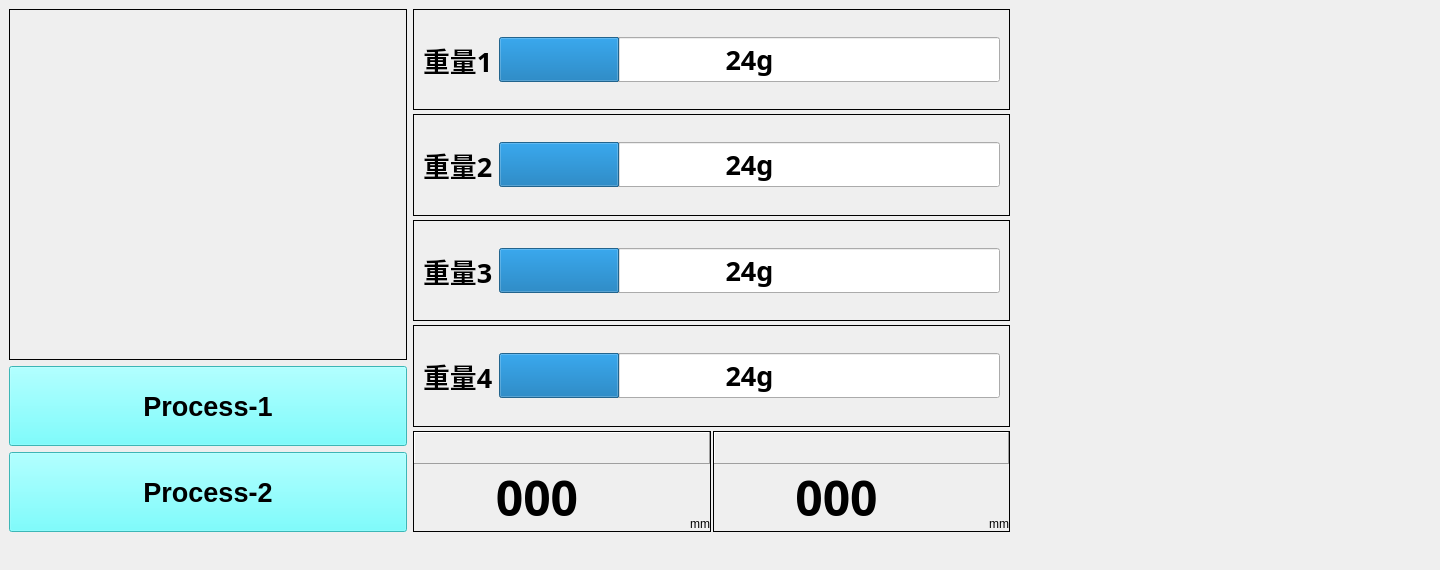
      <widget class="QWidget" name="tab_Run">
       <attribute name="title">
        <string>執行</string>
       </attribute>
       <widget class="QFrame" name="horizontalFrame_2">
        <property name="geometry">
         <rect>
          <x>430</x>
          <y>20</y>
          <width>1001</width>
          <height>541</height>
         </rect>
        </property>
        <layout class="QGridLayout" name="gridLayout_6" columnstretch="4">
         <property name="rightMargin">
          <number>0</number>
         </property>
         <property name="bottomMargin">
          <number>0</number>
         </property>
        </layout>
       </widget>
       <widget class="QFrame" name="horizontalFrame">
        <property name="geometry">
         <rect>
          <x>0</x>
          <y>0</y>
          <width>1011</width>
          <height>541</height>
         </rect>
        </property>
        <layout class="QHBoxLayout" name="horizontalLayout_4" stretch="2,3">
         <property name="rightMargin">
          <number>1</number>
         </property>
         <item>
          <layout class="QVBoxLayout" name="verticalLayout_3">
           <item>
            <widget class="QLabel" name="label_GIF">
             <property name="frameShape">
              <enum>QFrame::Panel</enum>
             </property>
             <property name="text">
              <string/>
             </property>
             <property name="pixmap">
              <pixmap resource="../Image.qrc">:/Movie/gif/Process12.gif</pixmap>
             </property>
             <property name="alignment">
              <set>Qt::AlignCenter</set>
             </property>
            </widget>
           </item>
           <item>
            <widget class="QPushButton" name="pushButton_Process1">
             <property name="sizePolicy">
              <sizepolicy hsizetype="Minimum" vsizetype="Preferred">
               <horstretch>0</horstretch>
               <verstretch>0</verstretch>
              </sizepolicy>
             </property>
             <property name="maximumSize">
              <size>
               <width>16777215</width>
               <height>80</height>
              </size>
             </property>
             <property name="font">
              <font>
               <family>Microsoft JhengHei UI</family>
               <pointsize>20</pointsize>
               <bold>true</bold>
              </font>
             </property>
             <property name="styleSheet">
              <string notr="true">background-color: rgb(85, 255, 255);</string>
             </property>
             <property name="text">
              <string>Process-1</string>
             </property>
             <property name="iconSize">
              <size>
               <width>80</width>
               <height>80</height>
              </size>
             </property>
             <property name="autoRepeat">
              <bool>true</bool>
             </property>
             <property name="autoRepeatInterval">
              <number>50</number>
             </property>
            </widget>
           </item>
           <item>
            <widget class="QPushButton" name="pushButton_Process2">
             <property name="maximumSize">
              <size>
               <width>16777215</width>
               <height>80</height>
              </size>
             </property>
             <property name="font">
              <font>
               <family>Microsoft JhengHei UI</family>
               <pointsize>20</pointsize>
               <bold>true</bold>
              </font>
             </property>
             <property name="styleSheet">
              <string notr="true">background-color: rgb(85, 255, 255);</string>
             </property>
             <property name="text">
              <string>Process-2</string>
             </property>
             <property name="iconSize">
              <size>
               <width>80</width>
               <height>80</height>
              </size>
             </property>
             <property name="autoRepeat">
              <bool>true</bool>
             </property>
             <property name="autoRepeatInterval">
              <number>50</number>
             </property>
            </widget>
           </item>
          </layout>
         </item>
         <item>
          <layout class="QVBoxLayout" name="verticalLayout_Weight">
           <property name="spacing">
            <number>4</number>
           </property>
           <property name="topMargin">
            <number>0</number>
           </property>
           <property name="bottomMargin">
            <number>0</number>
           </property>
           <item>
            <widget class="QFrame" name="horizontalFrame_Distance1">
             <property name="frameShape">
              <enum>QFrame::Panel</enum>
             </property>
             <property name="frameShadow">
              <enum>QFrame::Plain</enum>
             </property>
             <layout class="QHBoxLayout" name="horizontalLayout_15">
              <item>
               <widget class="QLabel" name="label_LoadLable1">
                <property name="font">
                 <font>
                  <family>微軟正黑體</family>
                  <pointsize>20</pointsize>
                  <bold>true</bold>
                 </font>
                </property>
                <property name="text">
                 <string>重量1</string>
                </property>
               </widget>
              </item>
              <item>
               <widget class="QProgressBar" name="progressBar1">
                <property name="font">
                 <font>
                  <family>微軟正黑體</family>
                  <pointsize>20</pointsize>
                  <bold>true</bold>
                 </font>
                </property>
                <property name="value">
                 <number>24</number>
                </property>
                <property name="format">
                 <string>%pg</string>
                </property>
               </widget>
              </item>
             </layout>
            </widget>
           </item>
           <item>
            <widget class="QFrame" name="horizontalFrame_Distance2">
             <property name="frameShape">
              <enum>QFrame::Panel</enum>
             </property>
             <layout class="QHBoxLayout" name="horizontalLayout_16">
              <item>
               <widget class="QLabel" name="label_LoadLable2">
                <property name="font">
                 <font>
                  <family>微軟正黑體</family>
                  <pointsize>20</pointsize>
                  <bold>true</bold>
                 </font>
                </property>
                <property name="text">
                 <string>重量2</string>
                </property>
               </widget>
              </item>
              <item>
               <widget class="QProgressBar" name="progressBar2">
                <property name="font">
                 <font>
                  <family>微軟正黑體</family>
                  <pointsize>20</pointsize>
                  <bold>true</bold>
                 </font>
                </property>
                <property name="value">
                 <number>24</number>
                </property>
                <property name="format">
                 <string>%pg</string>
                </property>
               </widget>
              </item>
             </layout>
            </widget>
           </item>
           <item>
            <widget class="QFrame" name="horizontalFrame_Distance3">
             <property name="frameShape">
              <enum>QFrame::Panel</enum>
             </property>
             <layout class="QHBoxLayout" name="horizontalLayout_19">
              <item>
               <widget class="QLabel" name="label_LoadLable3">
                <property name="font">
                 <font>
                  <family>微軟正黑體</family>
                  <pointsize>20</pointsize>
                  <bold>true</bold>
                 </font>
                </property>
                <property name="text">
                 <string>重量3</string>
                </property>
               </widget>
              </item>
              <item>
               <widget class="QProgressBar" name="progressBar3">
                <property name="font">
                 <font>
                  <family>微軟正黑體</family>
                  <pointsize>20</pointsize>
                  <bold>true</bold>
                 </font>
                </property>
                <property name="value">
                 <number>24</number>
                </property>
                <property name="format">
                 <string>%pg</string>
                </property>
               </widget>
              </item>
             </layout>
            </widget>
           </item>
           <item>
            <widget class="QFrame" name="horizontalFrame_Distance4">
             <property name="frameShape">
              <enum>QFrame::Panel</enum>
             </property>
             <layout class="QHBoxLayout" name="horizontalLayout_18">
              <item>
               <widget class="QLabel" name="label_LoadLable4">
                <property name="font">
                 <font>
                  <family>微軟正黑體</family>
                  <pointsize>20</pointsize>
                  <bold>true</bold>
                 </font>
                </property>
                <property name="text">
                 <string>重量4</string>
                </property>
               </widget>
              </item>
              <item>
               <widget class="QProgressBar" name="progressBar4">
                <property name="font">
                 <font>
                  <family>微軟正黑體</family>
                  <pointsize>20</pointsize>
                  <bold>true</bold>
                 </font>
                </property>
                <property name="value">
                 <number>24</number>
                </property>
                <property name="format">
                 <string>%pg</string>
                </property>
               </widget>
              </item>
             </layout>
            </widget>
           </item>
           <item>
            <layout class="QHBoxLayout" name="horizontalLayout_Value">
             <property name="spacing">
              <number>2</number>
             </property>
             <property name="topMargin">
              <number>0</number>
             </property>
             <property name="rightMargin">
              <number>0</number>
             </property>
             <property name="bottomMargin">
              <number>0</number>
             </property>
             <item>
              <widget class="QFrame" name="gridFrame_UpDownValue">
               <property name="frameShape">
                <enum>QFrame::Panel</enum>
               </property>
               <layout class="QGridLayout" name="gridLayout_4">
                <property name="leftMargin">
                 <number>0</number>
                </property>
                <property name="topMargin">
                 <number>0</number>
                </property>
                <property name="rightMargin">
                 <number>0</number>
                </property>
                <property name="bottomMargin">
                 <number>0</number>
                </property>
                <property name="spacing">
                 <number>0</number>
                </property>
                <item row="1" column="0">
                 <widget class="QLabel" name="label_UpDownValue1">
                  <property name="font">
                   <font>
                    <family>微軟正黑體</family>
                    <pointsize>36</pointsize>
                    <bold>true</bold>
                   </font>
                  </property>
                  <property name="text">
                   <string>000</string>
                  </property>
                  <property name="alignment">
                   <set>Qt::AlignCenter</set>
                  </property>
                 </widget>
                </item>
                <item row="1" column="1">
                 <widget class="QLabel" name="label_9">
                  <property name="maximumSize">
                   <size>
                    <width>50</width>
                    <height>16777215</height>
                   </size>
                  </property>
                  <property name="text">
                   <string>mm</string>
                  </property>
                  <property name="alignment">
                   <set>Qt::AlignBottom|Qt::AlignRight|Qt::AlignTrailing</set>
                  </property>
                 </widget>
                </item>
                <item row="0" column="0" colspan="2">
                 <widget class="QLabel" name="label_3">
                  <property name="frameShape">
                   <enum>QFrame::Panel</enum>
                  </property>
                  <property name="frameShadow">
                   <enum>QFrame::Raised</enum>
                  </property>
                  <property name="text">
                   <string/>
                  </property>
                  <property name="pixmap">
                   <pixmap resource="../Image.qrc">:/Medical/Picture/arrow up down1.png</pixmap>
                  </property>
                  <property name="alignment">
                   <set>Qt::AlignCenter</set>
                  </property>
                 </widget>
                </item>
               </layout>
              </widget>
             </item>
             <item>
              <widget class="QFrame" name="gridFrame_FRValue">
               <property name="frameShape">
                <enum>QFrame::Panel</enum>
               </property>
               <layout class="QGridLayout" name="gridLayout_3">
                <property name="leftMargin">
                 <number>0</number>
                </property>
                <property name="topMargin">
                 <number>0</number>
                </property>
                <property name="rightMargin">
                 <number>0</number>
                </property>
                <property name="bottomMargin">
                 <number>0</number>
                </property>
                <property name="spacing">
                 <number>0</number>
                </property>
                <item row="1" column="1">
                 <widget class="QLabel" name="label_6">
                  <property name="maximumSize">
                   <size>
                    <width>50</width>
                    <height>16777215</height>
                   </size>
                  </property>
                  <property name="text">
                   <string>mm</string>
                  </property>
                  <property name="alignment">
                   <set>Qt::AlignBottom|Qt::AlignRight|Qt::AlignTrailing</set>
                  </property>
                 </widget>
                </item>
                <item row="1" column="0">
                 <widget class="QLabel" name="label_FrontRearValue1">
                  <property name="font">
                   <font>
                    <family>微軟正黑體</family>
                    <pointsize>36</pointsize>
                    <bold>true</bold>
                   </font>
                  </property>
                  <property name="text">
                   <string>000</string>
                  </property>
                  <property name="alignment">
                   <set>Qt::AlignCenter</set>
                  </property>
                 </widget>
                </item>
                <item row="0" column="0" colspan="2">
                 <widget class="QLabel" name="label_2">
                  <property name="frameShape">
                   <enum>QFrame::Panel</enum>
                  </property>
                  <property name="frameShadow">
                   <enum>QFrame::Raised</enum>
                  </property>
                  <property name="text">
                   <string/>
                  </property>
                  <property name="pixmap">
                   <pixmap resource="../Image.qrc">:/Medical/Picture/Arrow Right Left 45.png</pixmap>
                  </property>
                  <property name="alignment">
                   <set>Qt::AlignCenter</set>
                  </property>
                 </widget>
                </item>
               </layout>
              </widget>
             </item>
            </layout>
           </item>
          </layout>
         </item>
        </layout>
       </widget>
      </widget>
